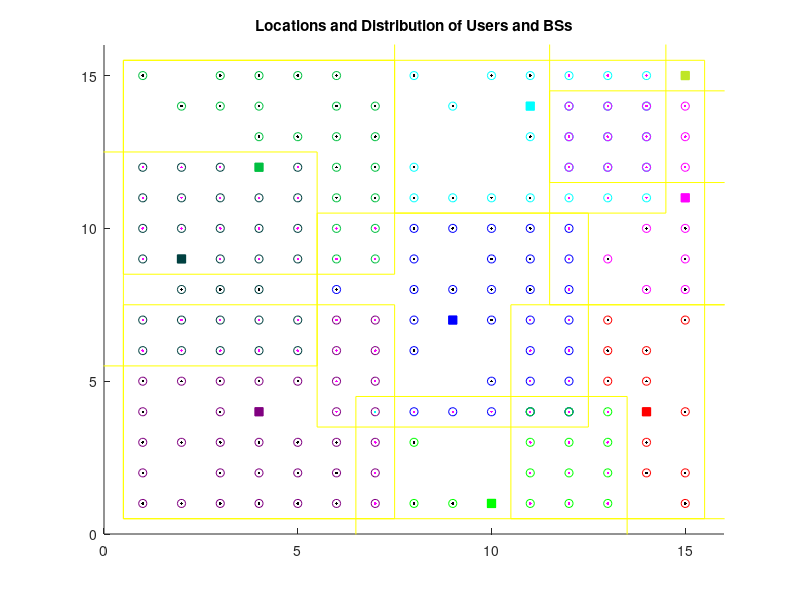
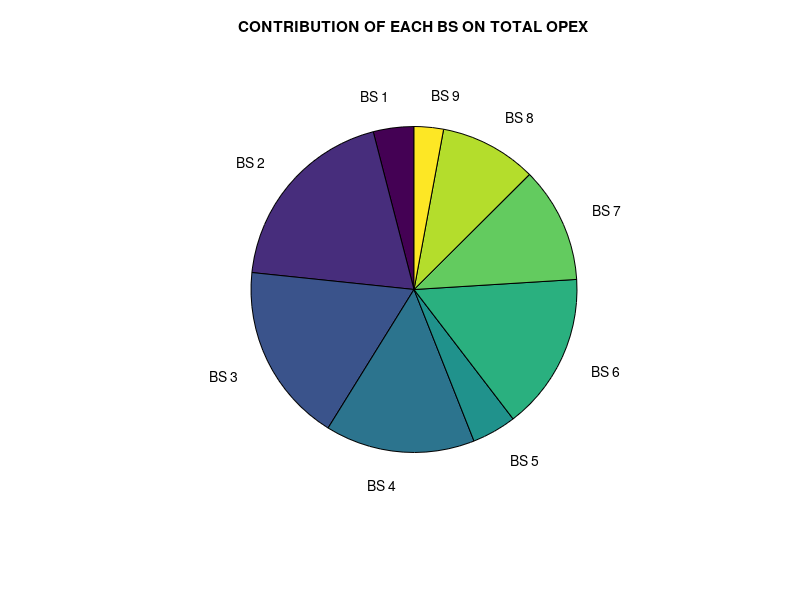
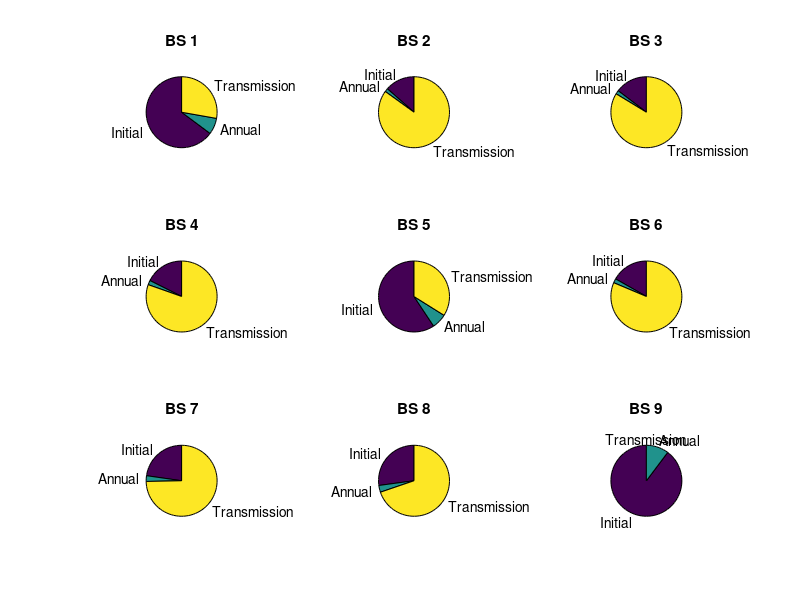

The MATLAB source for these figures, in order: (Note: this script raises an error after producing the figures.)
clc;
clear all;
close all;

user = randi([0,2],15);				%Randomly user distribution in a 15x15 area for medium traffic distribution
umax = max(max(user));			%Maximum user requirement

grid = zeros(15,15);			%Area matrix
grid(4,4) = 450;			%Placing BSs at randomly selected locations
grid(2,9) = 450;  
grid(4,12) = 450; 
grid(10,1) = 450;  
grid(14,4) = 450;  
grid(9,7) = 450;  
grid(15,11) = 450; 
grid(11,14) = 450;
grid(15,15) = 450;

c = 1;			%Combining user distribution matrix with BSs and forming 15x15 grid
for i = 1:15			
    for j= 1:15
        if grid(i,j)==0			%Placing user requirement values in the grid
          grid(i,j) = user(i,j);
        else
          b(c) = grid(i,j);			%Storing BS value in a array
          xbs(c) = i;			%BS x-coodrinates array
          ybs(c) = j;			%BS y-coodrinates array
          c = c + 1;
        end
    end
end
nbs = length(b);			%Total number of BSs available in grid
bs = [b;zeros(2,nbs)];			%Matrix for BS capacity, no of users supported and opex cost

figure,			%Plotting the grid
for i = 1:nbs
    rectangle('Position',[xbs(i)-3.5 ybs(i)-3.5 7 7],'EdgeColor','y');			%Marking the area covered by each BS
end
rectangle('Position',[0.5 0.5 15 15],'EdgeColor','y');			%Marking outer boundary of the grid
xlim([0 16]);			%Limiting the x-axis of the plot
ylim([0 16]);			%Limiting the y-axis of the plot
hold on;

for k = 1:nbs 			%For each BS                       
    c = 1;
    for pa = xbs(k)-3:xbs(k)+3			%Considering a 7x7 coverage area 
        for qa = ybs(k)-3:ybs(k)+3
            if pa > 0 && qa > 0 && pa <= 15 && qa <= 15			%Considering BS with coverage range inside working area
                if (pa == xbs(k) && qa == ybs(k))			%Ignoring BS coordinates
                    continue;
                else
                    if grid(pa,qa) > umax			%Considering other BSs lie inside coverage area of this BS   
                        bgroup(k,c) = nan;
                        xcod(k,c) = nan;
                        ycod(k,c) = nan;
                        agroup(k,c) = nan;
                    else
                        bgroup(k,c) = grid(pa,qa);			%User requirement values around the BS entered in each row
                        xcod(k,c) = pa;			%x-coordinate of corresponding user in bgroup
                        ycod(k,c) = qa;			%y-coordinate of corresponding user in bgroup
                        agroup(k,c) = str2num([num2str(pa*10+qa),num2str(abs(pa*10-qa)),num2str(grid(pa,qa))]);			%Coded values using coordinates and user requirement such that values are not same for two different users
                    end
                end
            else                                          %Considering coverage range of BS outside working area - all values are taken as NaN)
                if (pa == xbs(k)) && (qa == ybs(k))
                    continue;
                else
                    bgroup(k,c) = nan;
                    xcod(k,c) = nan;
                    ycod(k,c) = nan;
                    agroup(k,c) = nan;
                end
            end
            c = c+1;
        end
    end
end
len = length(bgroup);			%Length of rows of users under BS coverage area matrix

C2 = nan(1,len+2);			%Initialising the matrix containing users in overlap area of BSs taking two at a time by row of NaN
if ~isempty(agroup)			%Check if agroup (matrix containing coded values about users) is empty or not
    a = 1;
    for i = 1:nbs-1
        for j = i+1:nbs
            y = intersect(agroup(i,:),agroup(j,:));        %Finding overlap points between two BSs
            if ~isempty(y)			%Intersect is present or not
                C2(a,:) = [i,j,y,zeros(1,len-length(y))];			%Storing BS numbers (column 1 and 2) and common user codes
                a = a + 1;
            end
        end
    end
end

C3 = nan(1,len+3);			%Initialising the matrix containing users in overlap area of BSs taking three at a time by row of NaN
if ~isnan(C2)			%Check if C2 (matrix containing user codes common in two BSs) is empty or not
    a = 1;
    for i = 1:size(C2,1)
        for j = i+2:nbs           
            if C2(i,1) < j && C2(i,2) < j
                y = intersect(C2(i,2:length(C2)),agroup(j,:));			%Finding overlap points between three BSs
                if ~isempty(y)			%Intersect is present or not
                    C3(a,:) = [C2(i,1),C2(i,2),j,y,zeros(1,len-length(y))];			%Storing BS numbers (column 1 and 2) and common user codes
                    a = a + 1;
                end
            end
        end
    end
end

color = [0 0.25 0.25; 0.5 0 0.5; 0 0.75 0.25; 0 0 1; 0 1 0; 0 1 1; 1 0 0; 1 0 1; 0.75 0.9 0.15];			%Matrix containing RGB colour values for plotting users

for i = 1:nbs
    for j = 1:len
        if ~(ismember(agroup(i,j),C2(:,3:length(C2))))			%Check if user is common in two BS or not
            if bgroup(i,j) > 0 && bs(1,i) >= bgroup(i,j)			%If user lies in only one BS coverage area, check it is not greater than remaining BS capacity value
              bs(1,i) = bs(1,i) - bgroup(i,j);			%Subtract user requirement from remaining BS capacity
              bs(2,i) = bs(2,i) + 1;			%Add 1 to number of users connected
              plot(xcod(i,j),ycod(i,j),'k.');			%Plot user as black dot
              hold on
              plot(xcod(i,j),ycod(i,j),'o', 'MarkerEdgeColor',color(i,:));			%Plot user connected to different BS in different colours as circle
              hold on
            end
        end
    end
end

if ~isnan(C2)			%Check if users common in two BS are present or not
    for i = 1:size(C2,1)      
        b1 = C2(i,1);			%BS number 1 for which common users are taken
        b2 = C2(i,2);			%BS number 2 for which common users are taken
        for j = 3:length(C2)
            arr = [bs(1,b1),bs(1,b2),0];			%Creating array containing BS capacity of both BS and zero at place of user requirementarr = [0,0,0];
            arr2 = [bs(2,b1),bs(2,b2)];			%Creating array containing number of users connected to each BS
            if ~eq(C2(i,j),0)			
                if ~(ismember(C2(i,j),C3(:,4:length(C3))))			%Check if user is common in three BS or not
                    q = find(agroup(b1,:) == C2(i,j));			%Find position of user code in b1 row of agroup matrix
                    u = bgroup(b1,q);			%User requirement for searched user code
                    arr(3) = u;         %Inserting user requirement to the array                    
                    sorted_ar = sort(arr);			%Sort arr
                    g = find(sorted_ar == u);			%Find user position in sorted array
                    if g < 3			%If user requirement is greater than both BS capacities, then skip
                        h = find(arr == sorted_ar(g(1)+1));			%Find BS position with lower capacity in unsorted array
                        arr(h(1)) = arr(h(1)) - u;			%Subtract user requirement from BS with lower capacity
                        arr2(h(1)) = arr2(h(1)) + 1;			%Add 1 to number of connected users for BS with lower capacity
                        plot(xcod(b1,q),ycod(b1,q),'m.');			%Plot user as magenta dot
                        hold on
                        plot(xcod(b1,q),ycod(b1,q),'o', 'MarkerEdgeColor',color(b1,:));			%Plot user connected to different BS in different colours as circle
                        hold on                                            
                    end
                end
                bs(1:2,b1) = [arr(1),arr2(1)];			%Enter final calculated values to BS data matrix for b1
                bs(1:2,b2) = [arr(2),arr2(2)];          %Enter final calculated values to BS data matrix for b2
            end
        end
    end
end

if ~isnan(C3)			%Check if users common in three BS are present or not
    for i = 1:size(C3,1)
        b1 = C3(i,1);			%BS number 1 for which common users are taken
        b2 = C3(i,2);			%BS number 2 for which common users are taken
        b3 = C3(i,3);			%BS number 3 for which common users are taken
        for j = 4:length(C3)
            arr = [bs(1,b1),bs(1,b2),bs(1,b3),0];			%Creating array containing BS capacity of both BS and zero at place of user requirement
            arr2 = [bs(2,b1),bs(2,b2),bs(2,b3)];			%Creating array containing number of users connected to each BS
            if ~eq(C3(i,j),0)
                q = find(agroup(b1,:) == C3(i,j));			%Find position of user code in b1 row of agroup matrix
                u = bgroup(b1,q);			%User requirement for searched user code
                arr(3) = u;         %Inserting user requirement to the array                                    
                sorted_ar = sort(arr);			%Sort arr
                g = find(sorted_ar == u);			%Find user position in sorted array
                if g == 4			%If user requirement is greater than both BS capacities, then skip
                    continue;
                end
                h = find(arr == sorted_ar(g(1)+1));			%Find BS position with lower capacity in unsorted array
                arr(h(1)) = arr(h(1)) - u;			%Subtract user requirement from BS with lower capacity
                arr2(h(1)) = arr2(h(1)) + 1;			%Add 1 to number of connected users for BS with lower capacity
                plot(xcod(b1,q),ycod(b1,q),'c.');			%Plot user as cyan dot
                hold on
                plot(xcod(b1,q),ycod(b1,q),'o', 'MarkerEdgeColor',color(b1,:));			%Plot user connected to different BS in different colours as circle
                hold on                                    
            end
            bs(1:2,b1) = [arr(1),arr2(1)];			%Enter final calculated values to BS data matrix for b1
            bs(1:2,b2) = [arr(2),arr2(2)];          %Enter final calculated values to BS data matrix for b2
            bs(1:2,b3) = [arr(3),arr2(3)];          %Enter final calculated values to BS data matrix for b3
        end
    end
end
for i = 1:nbs
    plot(xbs(i),ybs(i),'s','MarkerEdgeColor',color(i,:),'MarkerFaceColor',color(i,:));			%Plot different BS in different colours as square
    hold on;
    title('Locations and Distribution of Users and BSs');
end
hold off

equipment = 20;         %Initial Investment - Equipment Cost
site_installation = 15;         %Initial Inveatment - Site Installation Cost
initial_cost = equipment + site_installation;
operation_maintenance = 1;          %Annual Operation and Maintenance Cost
site_lease = 3;         %Annual Site Lease
transmission_per_connection = 5;            %Annual Cost for Transmission to 1 connection
annual_cost = operation_maintenance + site_lease;
for i = 1:nbs
    trc(i) = transmission_per_connection * bs(2,i);         %Total transmission Cost for each BS
    bs(3,i) = initial_cost + annual_cost + trc(i);          %Total charges for each BS
end

total_opex_grid = sum(bs(3,:));         %Total Opex for entire grid
figure,
X = (bs(3,:));          %Plotting Pie chart showing contribution of each BS
pie(X,{'BS 1','BS 2','BS 3','BS 4','BS 5','BS 6','BS 7','BS 8','BS 9'});
title('CONTRIBUTION OF EACH BS ON TOTAL OPEX');

figure,
for i = 1:nbs
    X = [initial_cost, annual_cost, trc(i)];
    subplot(3,3,i)          %Plotting Pie Chart showing cost distribution per BS
    pie(X,{'Initial','Annual','Transmission'});
    title(['BS ',num2str(i)]);
end
sgtitle('OPEX DISTRIBUTION FOR EACH BS');